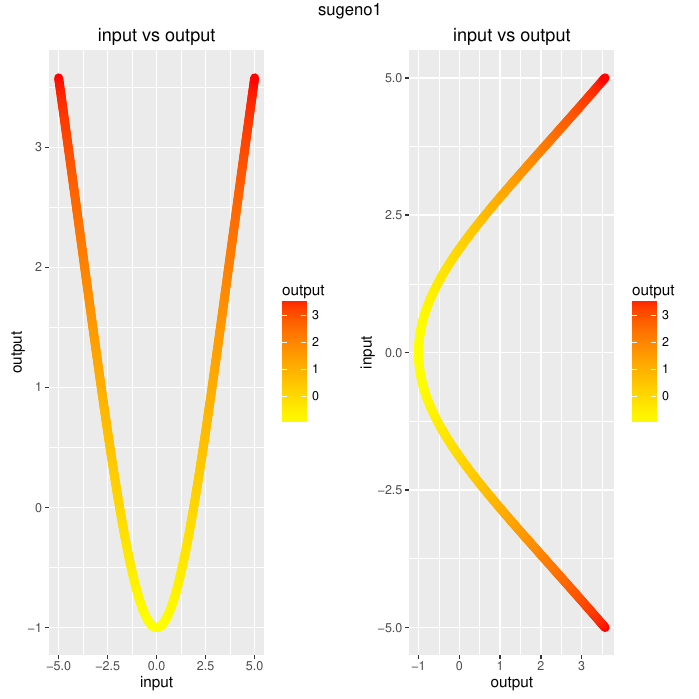

Write the R code that produced this figure.
#R script generated with jfuzzylite 6.0.

library(ggplot2);

engine.name = "sugeno1"
engine.fll = "Engine: sugeno1
InputVariable: input
  enabled: true
  range: -5.000 5.000
  lock-range: false
  term: low Gaussian -5.000 4.000
  term: high Gaussian 5.000 4.000
OutputVariable: output
  enabled: true
  range: 0.000 1.000
  lock-range: false
  aggregation: none
  defuzzifier: WeightedAverage TakagiSugeno
  default: nan
  lock-previous: false
  term: line1 Linear -1.000 -1.000
  term: line2 Linear 1.000 -1.000
RuleBlock: 
  enabled: true
  conjunction: none
  disjunction: none
  implication: none
  activation: General
  rule: if input is low then output is line1
  rule: if input is high then output is line2"

engine.fldFile = "sugeno1.fld"
if (require(data.table)) {
    engine.df = data.table::fread(engine.fldFile, sep="auto", header="auto")
} else {
    engine.df = read.table(engine.fldFile, header=TRUE)
}

engine.plot.i1_o1 = ggplot(engine.df, aes(input, output)) + 
    geom_line(aes(color=output), size=3, lineend="round", linejoin="mitre") + 
    scale_color_gradient(low="yellow", high="red") + 
    ggtitle("input vs output")

engine.plot.o1_i1 = ggplot(engine.df, aes(input, output)) + 
    geom_line(aes(color=output), size=3, lineend="round", linejoin="mitre") + 
    scale_color_gradient(low="yellow", high="red") + 
    coord_flip() + 
    ggtitle("input vs output")

if (require(gridExtra)) {
    engine.plots = arrangeGrob(engine.plot.i1_o1, engine.plot.o1_i1, ncol=2, top=engine.name)
    ggsave(paste0(engine.name, ".pdf"), engine.plots)
    if (require(grid)) {
        grid.newpage()
        grid.draw(engine.plots)
    }
}
